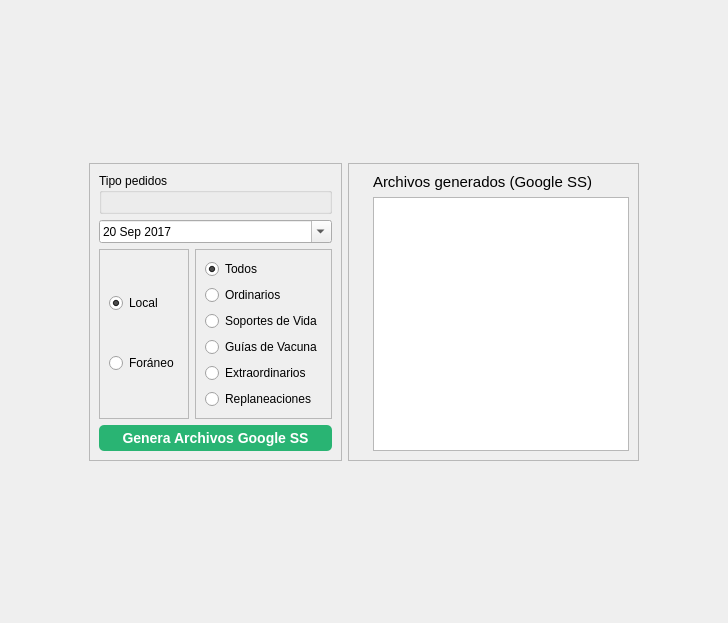
          <widget class="QWidget" name="tab_12">
           <attribute name="title">
            <string>Silodisa</string>
           </attribute>
           <layout class="QGridLayout" name="gridLayout_50">
            <item row="0" column="1" colspan="2">
             <spacer name="verticalSpacer_4">
              <property name="orientation">
               <enum>Qt::Vertical</enum>
              </property>
              <property name="sizeHint" stdset="0">
               <size>
                <width>468</width>
                <height>152</height>
               </size>
              </property>
             </spacer>
            </item>
            <item row="1" column="0">
             <spacer name="horizontalSpacer_10">
              <property name="orientation">
               <enum>Qt::Horizontal</enum>
              </property>
              <property name="sizeHint" stdset="0">
               <size>
                <width>78</width>
                <height>20</height>
               </size>
              </property>
             </spacer>
            </item>
            <item row="1" column="1">
             <widget class="QFrame" name="frame_17">
              <property name="frameShape">
               <enum>QFrame::StyledPanel</enum>
              </property>
              <property name="frameShadow">
               <enum>QFrame::Raised</enum>
              </property>
              <layout class="QGridLayout" name="gridLayout_49">
               <item row="0" column="0" colspan="2">
                <widget class="QGroupBox" name="groupBox_6">
                 <property name="maximumSize">
                  <size>
                   <width>16777215</width>
                   <height>70</height>
                  </size>
                 </property>
                 <property name="title">
                  <string>Tipo pedidos</string>
                 </property>
                 <property name="flat">
                  <bool>true</bool>
                 </property>
                 <layout class="QHBoxLayout" name="horizontalLayout_9"/>
                </widget>
               </item>
               <item row="1" column="0" colspan="2">
                <widget class="QDateEdit" name="dateEditInterfaseSilodisaFecha">
                 <property name="wrapping">
                  <bool>false</bool>
                 </property>
                 <property name="buttonSymbols">
                  <enum>QAbstractSpinBox::PlusMinus</enum>
                 </property>
                 <property name="showGroupSeparator" stdset="0">
                  <bool>false</bool>
                 </property>
                 <property name="calendarPopup">
                  <bool>true</bool>
                 </property>
                 <property name="currentSectionIndex">
                  <number>0</number>
                 </property>
                 <property name="date">
                  <date>
                   <year>2017</year>
                   <month>9</month>
                   <day>20</day>
                  </date>
                 </property>
                </widget>
               </item>
               <item row="2" column="0">
                <widget class="QFrame" name="frame_29">
                 <property name="frameShape">
                  <enum>QFrame::StyledPanel</enum>
                 </property>
                 <property name="frameShadow">
                  <enum>QFrame::Raised</enum>
                 </property>
                 <layout class="QGridLayout" name="gridLayout_6">
                  <item row="1" column="0">
                   <widget class="QRadioButton" name="radioButtonInterfaseSilodisaForaneo">
                    <property name="text">
                     <string>Foráneo</string>
                    </property>
                   </widget>
                  </item>
                  <item row="0" column="0">
                   <widget class="QRadioButton" name="radioButtonInterfaseSilodisaLocal">
                    <property name="text">
                     <string>Local</string>
                    </property>
                    <property name="checked">
                     <bool>true</bool>
                    </property>
                   </widget>
                  </item>
                 </layout>
                </widget>
               </item>
               <item row="2" column="1">
                <widget class="QFrame" name="frame_30">
                 <property name="frameShape">
                  <enum>QFrame::StyledPanel</enum>
                 </property>
                 <property name="frameShadow">
                  <enum>QFrame::Raised</enum>
                 </property>
                 <layout class="QGridLayout" name="gridLayout_46">
                  <item row="0" column="0">
                   <widget class="QRadioButton" name="radioButtonInterfaseSilodisaTodos">
                    <property name="text">
                     <string>Todos</string>
                    </property>
                    <property name="checked">
                     <bool>true</bool>
                    </property>
                   </widget>
                  </item>
                  <item row="1" column="0">
                   <widget class="QRadioButton" name="radioButtonInterfaseSilodisaOrdinarios">
                    <property name="text">
                     <string>Ordinarios</string>
                    </property>
                   </widget>
                  </item>
                  <item row="2" column="0">
                   <widget class="QRadioButton" name="radioButtonInterfaseSilodisaSoportes">
                    <property name="text">
                     <string>Soportes de Vida</string>
                    </property>
                   </widget>
                  </item>
                  <item row="3" column="0">
                   <widget class="QRadioButton" name="radioButtonInterfaseSilodisaVacunas">
                    <property name="text">
                     <string>Guías de Vacuna</string>
                    </property>
                   </widget>
                  </item>
                  <item row="4" column="0">
                   <widget class="QRadioButton" name="radioButtonInterfaseSilodisaExtraordinarios">
                    <property name="text">
                     <string>Extraordinarios</string>
                    </property>
                   </widget>
                  </item>
                  <item row="5" column="0">
                   <widget class="QRadioButton" name="radioButtonInterfaseSilodisaReplaneaciones">
                    <property name="text">
                     <string>Replaneaciones</string>
                    </property>
                   </widget>
                  </item>
                 </layout>
                </widget>
               </item>
               <item row="3" column="0" colspan="2">
                <widget class="QPushButton" name="pushButtonInterfaseSilodisaGeneraPedido">
                 <property name="palette">
                  <palette>
                   <active>
                    <colorrole role="Button">
                     <brush brushstyle="SolidPattern">
                      <color alpha="255">
                       <red>41</red>
                       <green>180</green>
                       <blue>115</blue>
                      </color>
                     </brush>
                    </colorrole>
                    <colorrole role="ButtonText">
                     <brush brushstyle="SolidPattern">
                      <color alpha="255">
                       <red>255</red>
                       <green>255</green>
                       <blue>255</blue>
                      </color>
                     </brush>
                    </colorrole>
                    <colorrole role="Base">
                     <brush brushstyle="SolidPattern">
                      <color alpha="255">
                       <red>41</red>
                       <green>180</green>
                       <blue>115</blue>
                      </color>
                     </brush>
                    </colorrole>
                    <colorrole role="Window">
                     <brush brushstyle="SolidPattern">
                      <color alpha="255">
                       <red>41</red>
                       <green>180</green>
                       <blue>115</blue>
                      </color>
                     </brush>
                    </colorrole>
                   </active>
                   <inactive>
                    <colorrole role="Button">
                     <brush brushstyle="SolidPattern">
                      <color alpha="255">
                       <red>41</red>
                       <green>180</green>
                       <blue>115</blue>
                      </color>
                     </brush>
                    </colorrole>
                    <colorrole role="ButtonText">
                     <brush brushstyle="SolidPattern">
                      <color alpha="255">
                       <red>255</red>
                       <green>255</green>
                       <blue>255</blue>
                      </color>
                     </brush>
                    </colorrole>
                    <colorrole role="Base">
                     <brush brushstyle="SolidPattern">
                      <color alpha="255">
                       <red>41</red>
                       <green>180</green>
                       <blue>115</blue>
                      </color>
                     </brush>
                    </colorrole>
                    <colorrole role="Window">
                     <brush brushstyle="SolidPattern">
                      <color alpha="255">
                       <red>41</red>
                       <green>180</green>
                       <blue>115</blue>
                      </color>
                     </brush>
                    </colorrole>
                   </inactive>
                   <disabled>
                    <colorrole role="Button">
                     <brush brushstyle="SolidPattern">
                      <color alpha="255">
                       <red>41</red>
                       <green>180</green>
                       <blue>115</blue>
                      </color>
                     </brush>
                    </colorrole>
                    <colorrole role="ButtonText">
                     <brush brushstyle="SolidPattern">
                      <color alpha="255">
                       <red>204</red>
                       <green>204</green>
                       <blue>204</blue>
                      </color>
                     </brush>
                    </colorrole>
                    <colorrole role="Base">
                     <brush brushstyle="SolidPattern">
                      <color alpha="255">
                       <red>41</red>
                       <green>180</green>
                       <blue>115</blue>
                      </color>
                     </brush>
                    </colorrole>
                    <colorrole role="Window">
                     <brush brushstyle="SolidPattern">
                      <color alpha="255">
                       <red>41</red>
                       <green>180</green>
                       <blue>115</blue>
                      </color>
                     </brush>
                    </colorrole>
                   </disabled>
                  </palette>
                 </property>
                 <property name="font">
                  <font>
                   <pointsize>-1</pointsize>
                   <weight>75</weight>
                   <italic>false</italic>
                   <bold>true</bold>
                  </font>
                 </property>
                 <property name="styleSheet">
                  <string notr="true">QPushButton#pushButtonInterfaseSilodisaGeneraPedido {
background-color: rgb(41, 180, 115);
border-radius: 5px;
font: bold 14px;
padding: 5px;
} </string>
                 </property>
                 <property name="text">
                  <string>Genera Archivos Google SS</string>
                 </property>
                </widget>
               </item>
              </layout>
             </widget>
            </item>
            <item row="1" column="2">
             <widget class="QFrame" name="frame_16">
              <property name="frameShape">
               <enum>QFrame::StyledPanel</enum>
              </property>
              <property name="frameShadow">
               <enum>QFrame::Raised</enum>
              </property>
              <layout class="QGridLayout" name="gridLayout_48">
               <item row="0" column="0">
                <widget class="QLabel" name="label_72">
                 <property name="font">
                  <font>
                   <pointsize>11</pointsize>
                   <weight>50</weight>
                   <bold>false</bold>
                  </font>
                 </property>
                 <property name="text">
                  <string/>
                 </property>
                 <property name="textFormat">
                  <enum>Qt::AutoText</enum>
                 </property>
                 <property name="pixmap">
                  <pixmap>:/28.png</pixmap>
                 </property>
                 <property name="scaledContents">
                  <bool>false</bool>
                 </property>
                </widget>
               </item>
               <item row="0" column="1">
                <widget class="QLabel" name="label_73">
                 <property name="font">
                  <font>
                   <pointsize>11</pointsize>
                   <weight>50</weight>
                   <bold>false</bold>
                  </font>
                 </property>
                 <property name="text">
                  <string>Archivos generados (Google SS)</string>
                 </property>
                </widget>
               </item>
               <item row="1" column="1">
                <widget class="QListWidget" name="listWidgetSilodisaPedidos"/>
               </item>
              </layout>
             </widget>
            </item>
            <item row="1" column="3">
             <spacer name="horizontalSpacer_11">
              <property name="orientation">
               <enum>Qt::Horizontal</enum>
              </property>
              <property name="sizeHint" stdset="0">
               <size>
                <width>78</width>
                <height>20</height>
               </size>
              </property>
             </spacer>
            </item>
            <item row="2" column="1" colspan="2">
             <spacer name="verticalSpacer_5">
              <property name="orientation">
               <enum>Qt::Vertical</enum>
              </property>
              <property name="sizeHint" stdset="0">
               <size>
                <width>468</width>
                <height>151</height>
               </size>
              </property>
             </spacer>
            </item>
           </layout>
          </widget>
